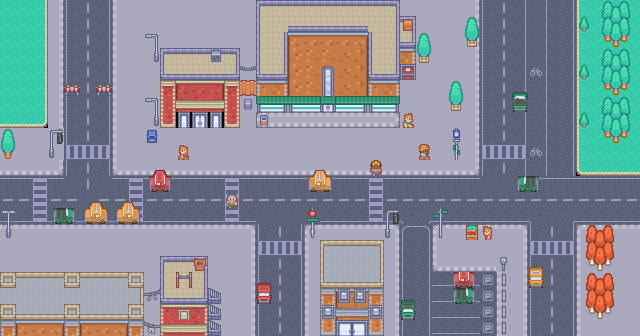

A 2D game scene composited from a Tiled map and its tileset images. What follows is a short description and the map's XML, with each tile layer's data collapsed to a summary:
An orthogonal 40x21 tile map with 16x16 px tiles, 3 tile layers (Ground, Architecture, Decorations) and 47 objects.

<map version="1.10" tiledversion="1.12.2" orientation="orthogonal" renderorder="right-down" width="40" height="21" tilewidth="16" tileheight="16" infinite="0" nextlayerid="8" nextobjectid="72">
 <tileset firstgid="1" source="tilesets/campus_exterior_tiles.tsx" />
 <layer id="1" name="Ground" width="40" height="21">
  <data>[840 cells, 819 non-empty, 35 distinct tile ids]</data>
 </layer>
 <layer id="3" name="Architecture" width="40" height="21">
  <data>[840 cells, 270 non-empty, 122 distinct tile ids]</data>
 </layer>
 <layer id="7" name="Decorations" width="40" height="21">
  <data>[840 cells, 60 non-empty, 25 distinct tile ids]</data>
 </layer>
 <objectgroup color="#000000" id="5" name="Collisions">
  <object id="1" x="126.75" y="213.25" />
  <object id="2" x="96.25" y="213.75" />
  <object id="3" x="64.5" y="216.25" />
  <object id="7" x="319.5" y="182.5" />
  <object id="8" x="330.25" y="250.75" />
  <object id="9" x="330.25" y="274.75" />
  <object id="10" x="350" y="251.5" />
  <object id="11" x="372" y="250.75" />
  <object id="12" x="372" y="274.75" />
  <object id="13" x="352" y="275.75" />
  <object id="14" x="332.25" y="298" />
  <object id="15" x="332" y="318.25" />
  <object id="16" x="353.75" y="299.75" />
  <object id="17" x="374.25" y="298.75" />
  <object id="18" x="373.75" y="320" />
  <object id="19" x="354.25" y="321.5" />
  <object id="20" x="472.25" y="233" />
  <object id="21" x="489.5" y="233" />
  <object id="22" x="159.75" y="182" width="0.25" />
  <object id="23" x="159.75" y="182" width="0.75" height="0.75" />
  <object id="24" x="161" y="182.25" />
  <object id="25" x="133.75" y="325.5" />
  <object id="26" x="133.5" y="305.75" />
  <object id="27" x="133.25" y="283.25" />
  <object id="28" x="112.75" y="282.75" />
  <object id="29" x="91.75" y="282.75" />
  <object id="30" x="70.25" y="282.75" width="0.25" />
  <object id="31" x="68.75" y="283" />
  <object id="32" x="46.75" y="282.5" />
  <object id="33" x="24.5" y="282.5" width="0.25" />
  <object id="34" x="25.25" y="281.75" />
  <object id="35" x="4.5" y="281.5" />
  <object id="57" x="168.333" y="58.3333" height="0.666667" />
  <object id="58" x="160.667" y="50.3333" width="81.6667" height="79" />
  <object id="59" x="258.333" y="4" width="141" height="123" />
  <object id="60" x="400.667" y="21.6667" width="12.3333" height="54" />
  <object id="61" x="420" y="39.3333" width="8.66667" height="23.6667" />
  <object id="62" x="460.667" y="21" width="19.3333" height="27" />
  <object id="63" x="448.333" y="80.3333" width="14.6667" height="32" />
  <object id="64" x="162.333" y="258.333" width="45.6667" height="76.6667" />
  <object id="65" x="6.33333" y="283" />
  <object id="66" x="240" y="61.3333" width="19.3333" height="48" />
  <object id="67" x="400.667" y="300" width="14.6667" height="18" />
  <object id="68" x="453.5" y="272.75" width="19.75" height="29.75" />
  <object id="69" x="264.25" y="291.75" />
  <object id="70" x="519.667" y="102" />
  <object id="71" x="530.667" y="181.333" />
 </objectgroup>
</map>
